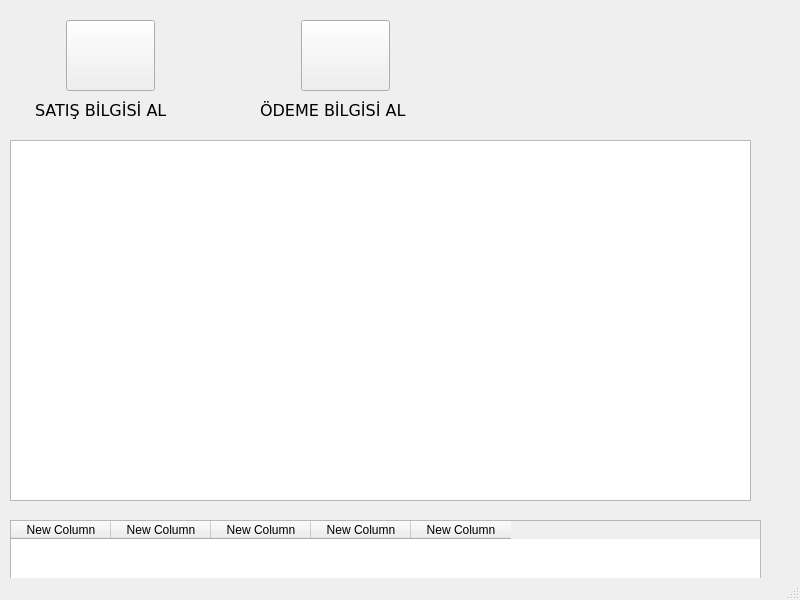
<?xml version="1.0" encoding="UTF-8"?>
<ui version="4.0">
 <class>MainWindow</class>
 <widget class="QMainWindow" name="MainWindow">
  <property name="geometry">
   <rect>
    <x>0</x>
    <y>0</y>
    <width>800</width>
    <height>600</height>
   </rect>
  </property>
  <property name="windowTitle">
   <string>ARIA POS TO  SQL DATABASE           AVANGART RESTAURANT  2014                                                      NAMIK ERDOĞAN </string>
  </property>
  <widget class="QWidget" name="centralwidget">
   <widget class="QWidget" name="verticalLayoutWidget">
    <property name="geometry">
     <rect>
      <x>10</x>
      <y>520</y>
      <width>751</width>
      <height>63</height>
     </rect>
    </property>
    <layout class="QVBoxLayout" name="verticalLayout">
     <item>
      <widget class="QTableWidget" name="tableWidget">
       <column>
        <property name="text">
         <string>New Column</string>
        </property>
       </column>
       <column>
        <property name="text">
         <string>New Column</string>
        </property>
       </column>
       <column>
        <property name="text">
         <string>New Column</string>
        </property>
       </column>
       <column>
        <property name="text">
         <string>New Column</string>
        </property>
       </column>
       <column>
        <property name="text">
         <string>New Column</string>
        </property>
       </column>
      </widget>
     </item>
    </layout>
   </widget>
   <widget class="QWidget" name="verticalLayoutWidget_2">
    <property name="geometry">
     <rect>
      <x>10</x>
      <y>140</y>
      <width>741</width>
      <height>361</height>
     </rect>
    </property>
    <layout class="QVBoxLayout" name="verticalLayout_2">
     <item>
      <widget class="QPlainTextEdit" name="plainTextEdit">
       <property name="plainText">
        <string/>
       </property>
      </widget>
     </item>
    </layout>
   </widget>
   <widget class="QWidget" name="horizontalLayoutWidget">
    <property name="geometry">
     <rect>
      <x>20</x>
      <y>20</y>
      <width>181</width>
      <height>71</height>
     </rect>
    </property>
    <layout class="QHBoxLayout" name="horizontalLayout">
     <item>
      <widget class="QPushButton" name="pushButton">
       <property name="maximumSize">
        <size>
         <width>89</width>
         <height>89</height>
        </size>
       </property>
       <property name="font">
        <font>
         <family>Verdana</family>
         <pointsize>12</pointsize>
         <weight>75</weight>
         <bold>true</bold>
        </font>
       </property>
       <property name="text">
        <string/>
       </property>
      </widget>
     </item>
    </layout>
   </widget>
   <widget class="QWidget" name="horizontalLayoutWidget_2">
    <property name="geometry">
     <rect>
      <x>270</x>
      <y>20</y>
      <width>151</width>
      <height>71</height>
     </rect>
    </property>
    <layout class="QHBoxLayout" name="horizontalLayout_2">
     <item>
      <widget class="QPushButton" name="pushButton_2">
       <property name="maximumSize">
        <size>
         <width>89</width>
         <height>89</height>
        </size>
       </property>
       <property name="font">
        <font>
         <family>Verdana</family>
         <pointsize>12</pointsize>
         <weight>75</weight>
         <bold>true</bold>
        </font>
       </property>
       <property name="text">
        <string/>
       </property>
      </widget>
     </item>
    </layout>
   </widget>
   <widget class="QWidget" name="horizontalLayoutWidget_3">
    <property name="geometry">
     <rect>
      <x>440</x>
      <y>10</y>
      <width>160</width>
      <height>80</height>
     </rect>
    </property>
    <layout class="QHBoxLayout" name="horizontalLayout_3"/>
   </widget>
   <widget class="QWidget" name="horizontalLayoutWidget_4">
    <property name="geometry">
     <rect>
      <x>610</x>
      <y>10</y>
      <width>160</width>
      <height>80</height>
     </rect>
    </property>
    <layout class="QHBoxLayout" name="horizontalLayout_4"/>
   </widget>
   <widget class="QLabel" name="label">
    <property name="geometry">
     <rect>
      <x>35</x>
      <y>100</y>
      <width>161</width>
      <height>20</height>
     </rect>
    </property>
    <property name="font">
     <font>
      <family>Verdana</family>
      <pointsize>12</pointsize>
     </font>
    </property>
    <property name="text">
     <string>SATIŞ BİLGİSİ AL</string>
    </property>
   </widget>
   <widget class="QLabel" name="label_2">
    <property name="geometry">
     <rect>
      <x>260</x>
      <y>100</y>
      <width>161</width>
      <height>21</height>
     </rect>
    </property>
    <property name="font">
     <font>
      <family>Verdana</family>
      <pointsize>12</pointsize>
     </font>
    </property>
    <property name="text">
     <string>ÖDEME BİLGİSİ AL</string>
    </property>
   </widget>
  </widget>
  <widget class="QMenuBar" name="menubar">
   <property name="geometry">
    <rect>
     <x>0</x>
     <y>0</y>
     <width>800</width>
     <height>18</height>
    </rect>
   </property>
  </widget>
  <widget class="QStatusBar" name="statusbar"/>
 </widget>
 <resources/>
 <connections/>
</ui>
